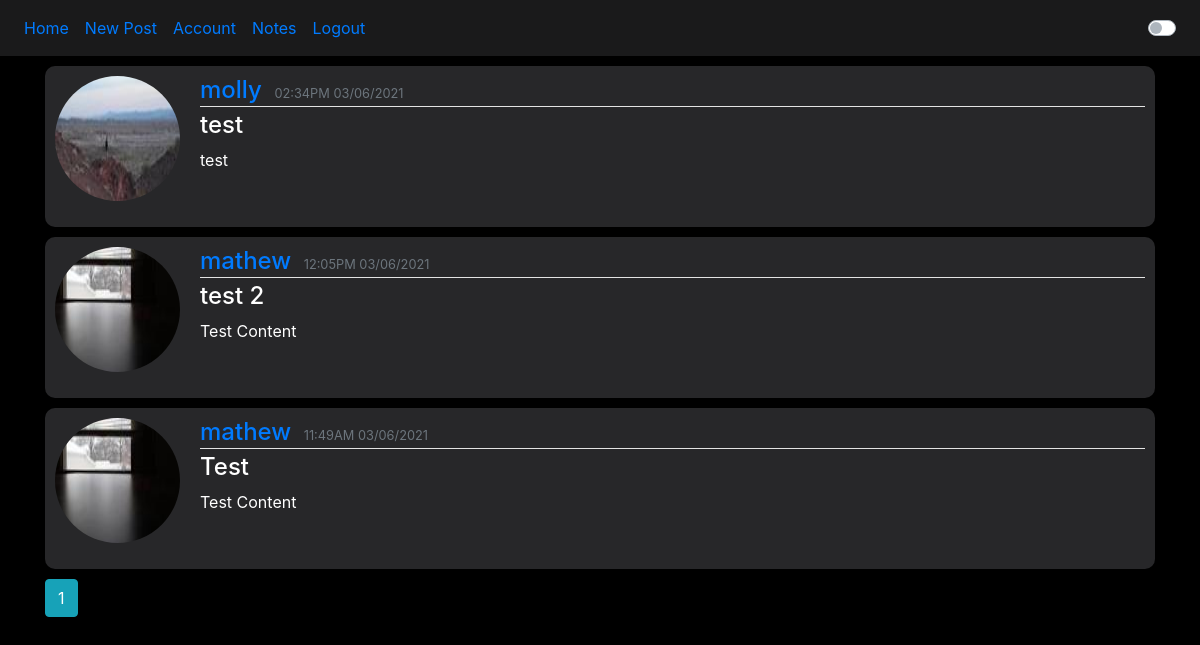
Screenshot of /home (signed in) with the database file from the repository.
### website/models.py (models this page shows)
class Post(db.Model):
    id = db.Column(db.Integer, primary_key=True)
    title = db.Column(db.String(100))
    date = db.Column(db.DateTime, default=datetime.now())
    content = db.Column(db.Text)
    user_id = db.Column(db.Integer, db.ForeignKey('user.id'))

class User(db.Model, UserMixin):
    id = db.Column(db.Integer, primary_key=True)
    username = db.Column(db.String(20), unique=True)
    email = db.Column(db.String(150), unique=True)
    image_file = db.Column(db.String(20), default='default.jpg')
    password = db.Column(db.String(150))
    first_name = db.Column(db.String(150))
    notes = db.relationship('Note')
    posts = db.relationship('Post', backref='author')

### website/views.py (the view)
@views.route('/home', methods=['GET', 'POST'])
@login_required
def home():
    page = request.args.get('page', 1, type=int)
    posts = Post.query.order_by(Post.date.desc()).paginate(page=page, per_page=5)
    return render_template("home.html", posts=posts, user=current_user)

### website/__init__.py (called while the page is built)
def create_app():
    app = Flask(__name__)
    app.config['SECRET_KEY'] = '15s3d4fff5359g5k3y58t41b2v8t8y4h5j22x5ss2d45f5f'
    app.config['SQLALCHEMY_DATABASE_URI'] = f'sqlite:///{DB_NAME}'
    db.init_app(app)
    from .views import views
    from .auth import auth
    app.register_blueprint(auth, url_prefix='/')
    app.register_blueprint(views, url_prefix='/')
    from .models import User, Note
    create_database(app)
    login_manager = LoginManager()
    login_manager.login_view = 'auth.login'
    login_manager.init_app(app)
    @login_manager.user_loader
    def load_user(id):
        return User.query.get(int(id))
    return app

### website/templates/home.html (shortened to what this page needs)
{% extends "base.html" %}
{% block content %}
    {% for post in posts.items %}
        <article class="content-background media content-section">
            <img class="rounded-circle account-img" src="{{ url_for('static', filename='images/' + post.author.image_file) }}">
            <div class="media-body overflow">
                <div class="title-underline">
                    <h4 style="display: inline;"><a class="mr-2" href="{{ url_for('views.user_posts', username=post.author.username) }}">{{ post.author.username }}</a></h4>
                    <small class="text-muted">{{ post.date.strftime('%I:%M%p %m/%d/%Y') }}</small>
                </div>
                <h4><a class="post-title" href="{{ url_for('views.post', post_id=post.id) }}">{{ post.title }}</a></h4>
                <p>{{ post.content }}</p>
            </div>
        </article>
    {% endfor %}
    {% for page_num in posts.iter_pages(left_edge=1, right_edge=1, left_current=1, right_current=2) %}
      {% if page_num %}
        {% if posts.page == page_num %}
          <a class="btn btn-info mb-4" href="{{ url_for('views.home', page=page_num) }}">{{ page_num }}</a>
        {% else %}
          <a class="btn btn-outline-info mb-4" href="{{ url_for('views.home', page=page_num) }}">{{ page_num }}</a>
        {% endif %}
      {% else %}
        ...
      {% endif %}
    {% endfor %}
{% endblock %}

### website/templates/base.html (shortened to what this page needs)
<!DOCTYPE html>
<html>
    <head>
        <link rel="stylesheet"
        href="https://stackpath.bootstrapcdn.com/bootstrap/4.4.1/css/bootstrap.min.css"
>
        <link rel="stylesheet"
        href="https://stackpath.bootstrapcdn.com/font-awesome/4.7.0/css/font-awesome.min.css"
>
        <link rel="stylesheet" type="text/css" href="{{ url_for('static', filename='main.css') }}">
        <link rel="stylesheet" type="text/css" href="{{ url_for('static', filename='light-mode.css') }}">
    </head>
    <body>
        <nav class="navbar navbar-expand-lg dark">
            <div class="collapse navbar-collapse" id="navbar">
                <div class="navbar-nav">
                    {% if user.is_authenticated %}
                        <a class="nav-item nav-link" id="home" href="/home">Home</a>
                        <a class="nav-item nav-link" id="new_post" href="/post/new">New Post</a>
                        <a class="nav-item nav-link" id="account" href="/account">Account</a>
                        <a class="nav-item nav-link" id="notes" href="/notes">Notes</a>
                        <a class="nav-item nav-link" id="logout" href="/logout">Logout</a>
                    {% else %}
                        <a class="nav-item nav-link" id="login" href="/login">Login</a>
                        <a class="nav-item nav-link" id="signUp" href="/sign-up">Sign Up</a>
                    {% endif %}
                </div>
            </div>
            <div class="custom-control custom-switch">
            </div>
        </nav>
        <div class="container">
            {% block content %}
            {% endblock %}
        </div>
    </body>
</html>

### website/static/main.css (style rules this page uses)
body { background-color: black; color: white; }
.dark { background-color: #1A1A1B; color: #FFFFFF; }
.account-img { height: 125px; width: 125px; margin-right: 20px; margin-bottom: 16px; }
.content-background { background-color: #272729; border-radius: 10px; padding: 10px; margin-bottom: 10px; }
.title-underline { padding-bottom: 1px; margin-bottom: 4px; border-bottom: 1px solid #e3e3e3 }
.post-title { color: white; }
.overflow { word-break: break-all; }

### rows the page displays
Post: image_file (placeholder picture), author.username "molly", date "02:34PM 03/06/2021", title "test", content "test"
Post: image_file (picture), author.username "mathew", date "12:05PM 03/06/2021", title "test 2", content "Test Content"
Post: image_file (picture), author.username "mathew", date "11:49AM 03/06/2021", title "Test", content "Test Content"

### other values shown
{{ page_num }} "1"
